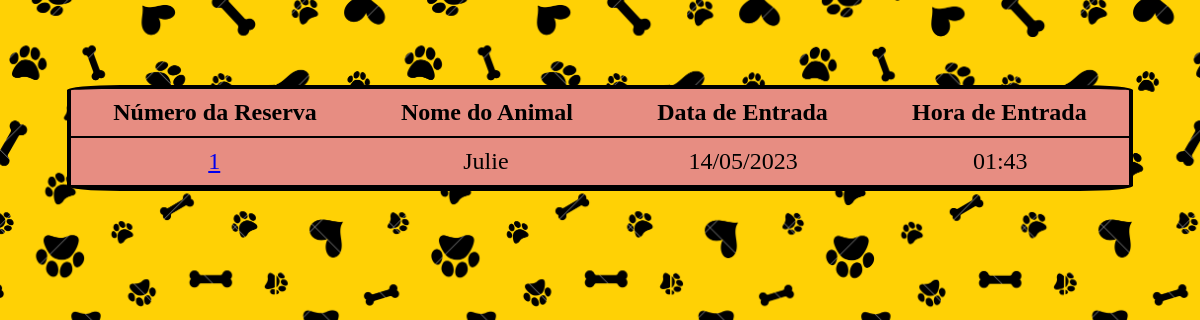
The page /lista_reservas/ (signed in) on the database as committed earlier.
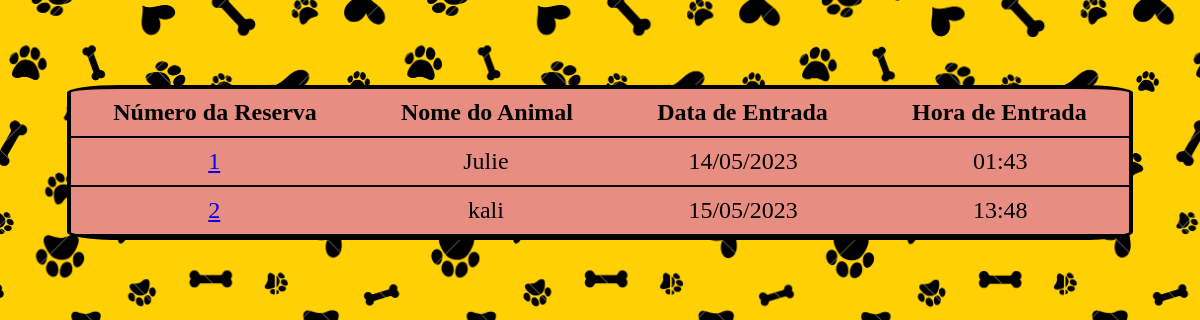
The same page on the database as committed later.
### hotel/models.py (models this page shows, shortened)
class Reserva(models.Model):
    pet = models.ForeignKey(FichaDog, on_delete=models.CASCADE)
    num_reserva = models.IntegerField(primary_key=True, editable=False)
    data_entrada = models.DateField()
    data_saida = models.DateField()
    hora_entrada = models.TimeField()
    usuario  = models.ForeignKey(User, on_delete=models.CASCADE)
    HORARIO_CHOICES = (('2x_dia', 'Duas vezes por dia'),('3x_dia', 'Três vezes por dia'),('personalizado', 'Horário personalizado'),)
    horario_alimentacao = models.CharField(max_length=20, choices=HORARIO_CHOICES)
    horario_personalizado = models.CharField(max_length=20, blank=True, null=True)
    instrucoes_medicamentos = models.CharField(max_length=100, blank=True, null=True)
    ACEITAR_CHOICES = (('Sim', 'Duas vezes por dia'),('3x_dia', 'Três vezes por dia'),('personalizado', 'Horário personalizado'),)
    autorizacao_para_cuidados_medicos = models.BooleanField(default=False, choices=[(False, 'Não'), (True, 'Sim')])
    servicos_adicionais = models.ForeignKey('hotel.ServicosAdicionais', blank=True,null=True, on_delete=models.CASCADE)
    pago = models.BooleanField(default=False, null=True, choices=[(False, 'Não'), (True, 'Sim')])
    class Meta:
            db_table = 'Reserva_Hotel'

### ficha/models.py (models this page shows, shortened)
class FichaDog(models.Model):
    nome = models.CharField(max_length=100, primary_key=True)
    raca = models.CharField(max_length=100)
    idade = models.PositiveIntegerField()
    sexo = models.CharField(max_length=1, choices=(('M', 'Macho'), ('F', 'Fêmea')))
    peso = models.DecimalField(max_digits=5, decimal_places=2)
    tipo_alimentacao = models.CharField(max_length=100)
    restricoes_alimentares = models.CharField(max_length=100, blank=True, null=True)
    nome_tutor = models.CharField(max_length=100,blank=True)
    contato_tutor = models.CharField(max_length=100)
    cpf_tutor = models.PositiveIntegerField()
    endereco = models.TextField(max_length=100)
    veterinario_cao = models.CharField(max_length=100,blank=True, null=True)
    observacoes = models.TextField(blank=True, null=True)
    data = models.DateTimeField(auto_now_add=True)
    class Meta:
            db_table = 'Ficha_Dog'

### hotel/views.py (the view)
# urls.py: path('lista_reservas/', views.reserva_list, name='lista_reserva'),
@login_required(login_url="/auth/login/")
def reserva_list(request):
    hoje = date.today()  # obtém a data atual
    reservas = Reserva.objects.filter(data_saida__gte=hoje)
    context = {
        'reservas': reservas
    }
    return render(request, 'lista_reservas.html', context)

### hotel/templates/lista_reservas.html (shortened to what this page needs)
<!DOCTYPE html>
<html>
  <head>
    {% load static %}
    <link rel="stylesheet" type="text/css" href="{% static 'css/style_lista_reserva1.css' %}">
  </head>
  <body>
    <table class="form">
        <thead class="legenda">
          <tr class="tr">
            <th>Número da Reserva</th>
            <th>Nome do Animal</th>
            <th>Data de Entrada</th>
            <th>Hora de Entrada</th>
          </tr>
        </thead>
        <br>
        <tbody>
          {% for reserva in reservas %}
          <tr>
            <td class='num'><a href="{% url 'caixa:caixa' num_reserva=reserva.pk %}" class="btn btn-primary">{{ reserva.num_reserva }}</td>
            <td class='nome'>{{ reserva.pet.nome}}</td>
            <td class='data'>{{ reserva.data_entrada |date:"d/m/Y"}}</td>
            <td class='entrada'>{{ reserva.hora_entrada }}</td>
          </tr>
          {% endfor %}
        </tbody>
    </table>
  </body>
</html>

Rows that differ between the two databases and show on the page:
added Reserva: num_reserva "2", pet.nome "kali", data_entrada "15/05/2023", hora_entrada "13:48"
